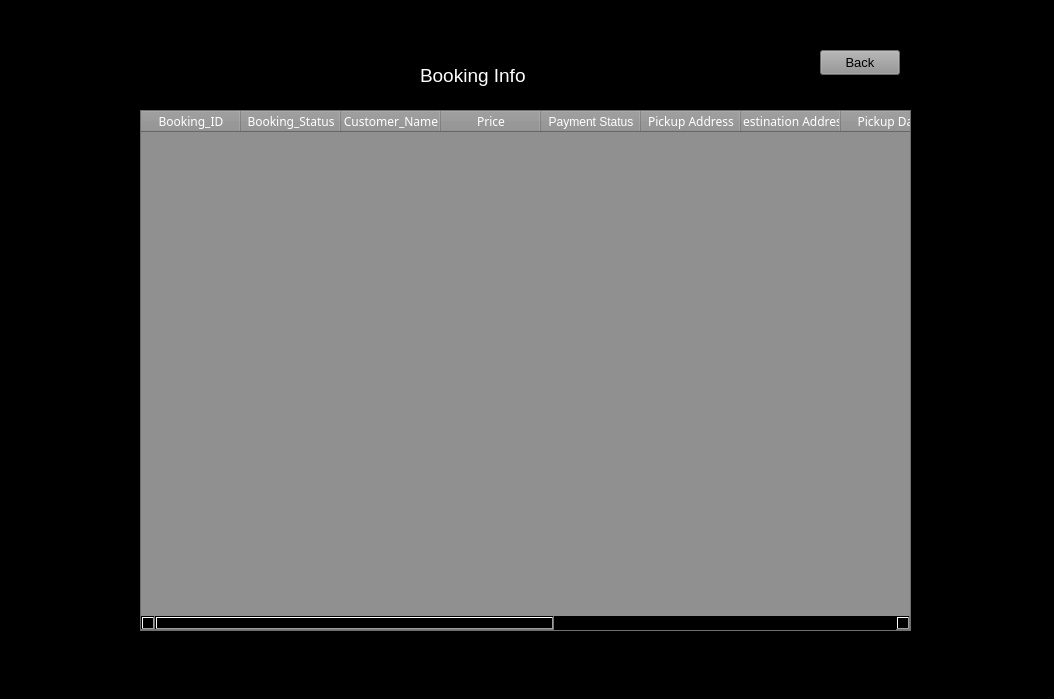
<?xml version="1.0" encoding="UTF-8"?>
<ui version="4.0">
 <class>BookingAdmin</class>
 <widget class="QFrame" name="BookingAdmin">
  <property name="geometry">
   <rect>
    <x>0</x>
    <y>0</y>
    <width>1054</width>
    <height>699</height>
   </rect>
  </property>
  <property name="windowTitle">
   <string>Frame</string>
  </property>
  <property name="styleSheet">
   <string notr="true">background-color: rgb(0, 0, 0);</string>
  </property>
  <widget class="QTableWidget" name="vb_widget">
   <property name="geometry">
    <rect>
     <x>140</x>
     <y>110</y>
     <width>771</width>
     <height>521</height>
    </rect>
   </property>
   <property name="styleSheet">
    <string notr="true">color: rgb(255, 255, 255);
gridline-color: rgb(0, 0, 0);
border-color: rgb(11, 11, 11);
background-color: rgb(144, 144, 144);</string>
   </property>
   <column>
    <property name="text">
     <string>Booking_ID</string>
    </property>
    <property name="font">
     <font>
      <family>Proxima Nova</family>
     </font>
    </property>
   </column>
   <column>
    <property name="text">
     <string>Booking_Status</string>
    </property>
    <property name="font">
     <font>
      <family>Proxima Nova</family>
     </font>
    </property>
   </column>
   <column>
    <property name="text">
     <string>Customer_Name</string>
    </property>
    <property name="font">
     <font>
      <family>Proxima Nova</family>
     </font>
    </property>
   </column>
   <column>
    <property name="text">
     <string>Price</string>
    </property>
    <property name="font">
     <font>
      <family>Proxima Nova</family>
     </font>
    </property>
   </column>
   <column>
    <property name="text">
     <string>Payment Status</string>
    </property>
   </column>
   <column>
    <property name="text">
     <string>Pickup Address</string>
    </property>
    <property name="font">
     <font>
      <family>Proxima Nova</family>
     </font>
    </property>
   </column>
   <column>
    <property name="text">
     <string>Destination Address</string>
    </property>
    <property name="font">
     <font>
      <family>Proxima Nova</family>
     </font>
    </property>
   </column>
   <column>
    <property name="text">
     <string>Pickup Date</string>
    </property>
    <property name="font">
     <font>
      <family>Proxima Nova</family>
     </font>
    </property>
   </column>
   <column>
    <property name="text">
     <string>Pickup Time</string>
    </property>
    <property name="font">
     <font>
      <family>Proxima Nova</family>
     </font>
    </property>
   </column>
   <column>
    <property name="text">
     <string>No. of Passengers</string>
    </property>
    <property name="font">
     <font>
      <family>Proxima Nova</family>
     </font>
    </property>
   </column>
   <column>
    <property name="text">
     <string>Booking Date</string>
    </property>
    <property name="font">
     <font>
      <family>Proxima Nova</family>
     </font>
    </property>
   </column>
   <column>
    <property name="text">
     <string>FeedBack</string>
    </property>
    <property name="font">
     <font>
      <family>Proxima Nova</family>
     </font>
    </property>
   </column>
   <column>
    <property name="text">
     <string>Driver name</string>
    </property>
    <property name="font">
     <font>
      <family>Proxima Nova</family>
     </font>
    </property>
   </column>
  </widget>
  <widget class="QLabel" name="label">
   <property name="geometry">
    <rect>
     <x>420</x>
     <y>60</y>
     <width>281</width>
     <height>31</height>
    </rect>
   </property>
   <property name="font">
    <font>
     <pointsize>14</pointsize>
    </font>
   </property>
   <property name="styleSheet">
    <string notr="true">color: rgb(255, 255, 255);</string>
   </property>
   <property name="text">
    <string>Booking Info</string>
   </property>
  </widget>
  <widget class="QPushButton" name="btn_back">
   <property name="geometry">
    <rect>
     <x>820</x>
     <y>50</y>
     <width>80</width>
     <height>25</height>
    </rect>
   </property>
   <property name="font">
    <font>
     <pointsize>10</pointsize>
    </font>
   </property>
   <property name="styleSheet">
    <string notr="true">background-color: rgb(148, 148, 148);
color: rgb(0, 0, 0);</string>
   </property>
   <property name="text">
    <string>Back</string>
   </property>
  </widget>
 </widget>
 <resources/>
 <connections/>
</ui>
